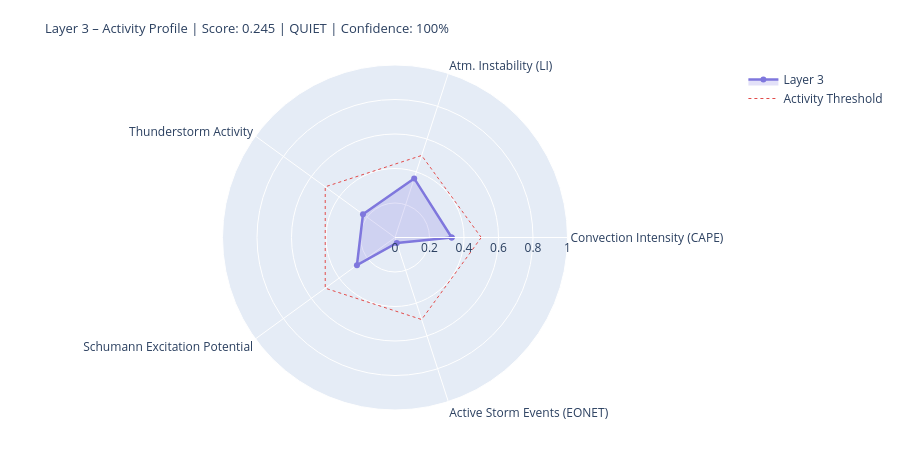

Notebook code cell kept with this figure:
### Markdown cell above
---
## 4. State Assessment & Handoff to Layer 4/5

### Code cell
# ============================================================
# LAYER-3-SCORE
# Five dynamic components
# ============================================================

def norm(v, lo, hi):
    if v is None or (isinstance(v, float) and math.isnan(v)): return None
    return round(max(0.0, min(1.0, (v - lo) / (hi - lo))), 4)

# --- 1) Convection intensity (global CAPE mean) ---
cape_mean = df_atm['cape'].dropna().mean() if not df_atm.empty else None
conv_score = norm(cape_mean, 0, 3000)
conv_src   = 'primary' if cape_mean is not None else 'missing'

# --- 2) Atmospheric instability (LI mean) ---
li_mean   = df_atm['li'].dropna().mean() if not df_atm.empty else None
# Negative LI = unstable → higher score
instab_score = norm(-li_mean if li_mean is not None else None, -6, 6)
instab_src   = 'primary' if li_mean is not None else 'missing'

# --- 3) Thunderstorm activity (mean thunder score + WMO count) ---
thunder_mean = df_atm['thunder_score'].mean() if not df_atm.empty else None
n_thunder    = int(df_atm['thunderstorm'].sum()) if not df_atm.empty else 0
thunder_score_val = norm(
    (thunder_mean or 0) * 0.7 + n_thunder * 0.1, 0, 1.0
) if thunder_mean is not None else None
thunder_src = 'primary'

# --- 4) Schumann excitation potential (weighted Schumann contribution) ---
schumann_pot = df_atm['schumann_contribution'].mean() if not df_atm.empty else None
# Boosted by Layer-2 thunderstorm trigger
if schumann_pot is not None and l2_thunder:
    schumann_pot = min(1.0, schumann_pot * 1.2)
schumann_score = norm(schumann_pot, 0, 1.0) if schumann_pot is not None else None
schumann_src   = 'derived'

# --- 5) Storm activity (NASA EONET) ---
# Distinction: None = data not loaded, 0.0 = loaded but no events
storm_score = None
storm_src   = 'missing'
if raw.get('storms') is not None:          # API reached successfully
    storm_score = norm(len(storm_events), 0, 30) if storm_events else 0.0
    storm_src   = 'primary'

# X-Ray and Kp: context only, not in dynamic score
# (X-Ray = Layer-0/4 driver; Kp = geomagnetic index, not a lightning proxy)
xray_context = None
if raw.get('xray'):
    df_xc = pd.DataFrame(raw['xray'])
    fc = next((c for c in df_xc.columns
               if any(k in c.lower() for k in ['flux','long']) and 'time' not in c.lower()),
              df_xc.columns[1])
    df_xc[fc] = pd.to_numeric(df_xc[fc], errors='coerce')
    xray_last = df_xc[fc].dropna().iloc[-1] if not df_xc[fc].dropna().empty else None
    if xray_last:
        xray_class = ('X' if xray_last>=1e-4 else 'M' if xray_last>=1e-5
                      else 'C' if xray_last>=1e-6 else 'B')
        xray_context = {'flux': float(xray_last), 'class': xray_class}
        print(f'X-Ray context: {xray_class}-class ({xray_last:.2e} W/m²)')

# --- Aggregate ---
COMPONENTS = {
    'Convection Intensity (CAPE)':  {'score': conv_score,       'source': conv_src,    'dynamic': True},
    'Atm. Instability (LI)':         {'score': instab_score,     'source': instab_src,  'dynamic': True},
    'Thunderstorm Activity':              {'score': thunder_score_val, 'source': thunder_src, 'dynamic': True},
    'Schumann Excitation Potential':   {'score': schumann_score,   'source': schumann_src,'dynamic': True},
    'Active Storm Events (EONET)': {'score': storm_score,      'source': storm_src,   'dynamic': True},
}

available   = {k: v['score'] for k, v in COMPONENTS.items() if v['score'] is not None}
unavailable = [k for k, v in COMPONENTS.items() if v['score'] is None]
layer3_score = round(sum(available.values()) / len(available), 4) if available else None
confidence   = round(len(available) / len(COMPONENTS), 2)
level = ('unknown' if layer3_score is None
         else 'quiet'   if layer3_score < 0.3
         else 'moderate' if layer3_score < 0.6
         else 'active')
dominant_l3 = max(available, key=available.get) if available else 'none'

# --- Ausgabe ---
W = 68
print('=' * W)
print('LAYER 3 – ATMOSPHERE / WEATHER / THUNDERSTORMS – STATE ASSESSMENT')
print('=' * W)
for name, comp in COMPONENTS.items():
    s = comp['score']
    if s is not None:
        bar = '█' * int(s * 20) + '░' * (20 - int(s * 20))
        print(f'  {name:<36} {bar}  {s:.3f}  [{comp["source"]}]')
    else:
        print(f'  {name:<36} {"─" * 20}  n/a   [missing]')
print('-' * W)
print(f'  Score:        {layer3_score:.3f}  ({len(available)}/{len(COMPONENTS)} components)')
print(f'  Confidence:   {confidence:.0%}')
print(f'  Level:        {level.upper()}')
print(f'  Dominant:     {dominant_l3}')
print(f'  CAPE mean:    {cape_mean:.0f} J/kg' if cape_mean else '  CAPE mean:    n/a')
print(f'  LI mean:      {li_mean:.1f} K' if li_mean is not None else '  LI mean:      n/a')
print(f'  Thunderstorms:{n_thunder} points (WMO)  +  {len(storm_events)} NASA EONET')
print('=' * W)

# Radar
cats   = list(available.keys())
vals_r = list(available.values())
if len(cats) >= 3:
    fig = go.Figure()
    fig.add_trace(go.Scatterpolar(
        r=vals_r + [vals_r[0]], theta=cats + [cats[0]],
        fill='toself', fillcolor='rgba(127,119,221,0.22)',
        line=dict(color='#7F77DD', width=2.5), name='Layer 3'
    ))
    fig.add_trace(go.Scatterpolar(
        r=[0.5] * (len(cats)+1), theta=cats + [cats[0]],
        line=dict(color='#E24B4A', dash='dot', width=1),
        mode='lines', name='Activity Threshold'
    ))
    fig.update_layout(
        title=dict(
            text=f'Layer 3 – Activity Profile | Score: {layer3_score:.3f} | {level.upper()} | Confidence: {confidence:.0%}',
            font=dict(size=13)
        ),
        polar=dict(radialaxis=dict(visible=True, range=[0, 1])),
        height=450, showlegend=True,
        margin=dict(l=60, r=60, t=65, b=40)
    )
    fig.show()

### Figure 1 — Plotly figure (JSON) as saved in the notebook; plotly's stock layout.template omitted (floating-point values rounded to 4 significant figures)
{"data": [{"fill": "toself", "fillcolor": "rgba(127,119,221,0.22)", "line": {"color": "#7F77DD", "width": 2.5}, "name": "Layer 3", "r": [0.3287, 0.36, 0.2295, 0.2728, 0.0333, 0.3287], "theta": ["Convection Intensity (CAPE)", "Atm. Instability (LI)", "Thunderstorm Activity", "Schumann Excitation Potential", "Active Storm Events (EONET)", "Convection Intensity (CAPE)"], "type": "scatterpolar"}, {"line": {"color": "#E24B4A", "dash": "dot", "width": 1}, "mode": "lines", "name": "Activity Threshold", "r": [0.5, 0.5, 0.5, 0.5, 0.5, 0.5], "theta": ["Convection Intensity (CAPE)", "Atm. Instability (LI)", "Thunderstorm Activity", "Schumann Excitation Potential", "Active Storm Events (EONET)", "Convection Intensity (CAPE)"], "type": "scatterpolar"}], "layout": {"height": 450, "margin": {"b": 40, "l": 60, "r": 60, "t": 65}, "polar": {"radialaxis": {"range": [0, 1], "visible": true}}, "showlegend": true, "title": {"font": {"size": 13}, "text": "Layer 3 – Activity Profile | Score: 0.245 | QUIET | Confidence: 100%"}}}
